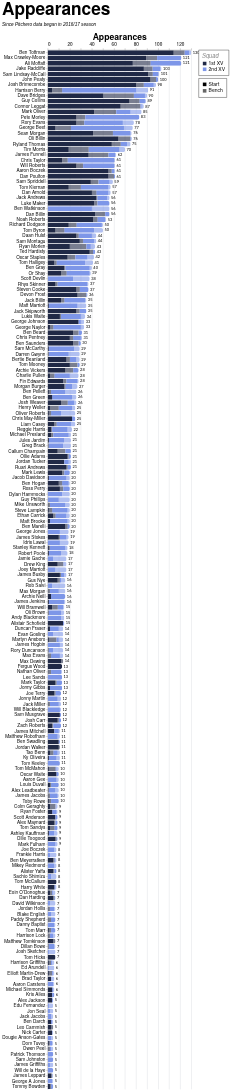

Express this chart as Vega-Lite.
### Vega-Lite specification from a JSON file in a GitHub repository (floating-point values rounded to 4 significant figures; data arrays with more than 128 entries replaced by an {"elided": "..."} marker saying what was removed)
{"config": {"axis": {"labelFont": "PT Sans Narrow, Helvetica Neue, Helvetica, Arial, sans-serif", "titleFont": "PT Sans Narrow, Helvetica Neue, Helvetica, Arial, sans-serif", "labelFontSize": 13, "titleFontSize": 24, "gridColor": "#202947", "gridOpacity": 0.2, "zindex": 1}, "text": {"font": "Lato, sans-serif"}, "bar": {"cornerRadiusEnd": 5}, "header": {"labelFont": "PT Sans Narrow, Helvetica Neue, Helvetica, Arial, sans-serif", "titleFont": "PT Sans Narrow, Helvetica Neue, Helvetica, Arial, sans-serif", "labelFontSize": 24, "titleFontSize": 28, "labelFontWeight": "bold", "orient": "left"}, "legend": {"labelFont": "PT Sans Narrow, Helvetica Neue, Helvetica, Arial, sans-serif", "titleFont": "PT Sans Narrow, Helvetica Neue, Helvetica, Arial, sans-serif", "labelFontSize": 14, "titleFontSize": 16, "titlePadding": 5, "fillColor": "white", "strokeColor": "black", "padding": 10, "titleFontWeight": "lighter", "titleFontStyle": "italic", "titleColor": "gray", "offset": 10}, "title": {"font": "PT Sans Narrow, Helvetica Neue, Helvetica, Arial, sans-serif", "fontSize": 48, "fontWeight": "bold", "anchor": "start", "align": "center", "titlePadding": 20, "subtitlePadding": 10, "subtitleFontSize": 13, "subtitleColor": "", "subtitleFontStyle": "italic", "offset": 15, "color": "black"}, "axisX": {"labelAngle": 0}, "facet": {"title": null, "header": null, "align": {"row": "each", "column": "each"}, "spacing": 10}, "resolve": {"scale": {"y": "independent", "facet": "independent"}}, "background": "transparent", "scale": {"offsetBandPaddingOuter": 0.2, "offsetBandPaddingInner": 0.1}, "view": {"stroke": null, "background": "transparent"}}, "layer": [{"mark": {"type": "bar"}, "encoding": {"color": {"field": "squad", "legend": {"direction": "vertical", "labelExpr": "datum.value + ' XV'", "offset": 20, "orient": "right", "title": "Squad"}, "scale": {"domain": ["1st", "2nd"], "range": ["#202946", "#7d96e8"]}, "sort": ["1st", "2nd"], "type": "nominal"}, "opacity": {"field": "start", "legend": {"direction": "vertical", "offset": 20, "orient": "right", "title": null}, "scale": {"domain": ["Start", "Bench"], "range": [1.0, 0.6]}, "sort": ["Start", "Bench"], "type": "nominal"}, "order": {"field": "stack_order", "sort": "ascending", "type": "quantitative"}, "tooltip": [{"field": "player", "title": "Player", "type": "nominal"}, {"field": "squad", "title": "Squad", "type": "nominal"}, {"field": "start", "title": "Selection", "type": "nominal"}, {"aggregate": "sum", "field": "games", "title": "Games", "type": "quantitative"}, {"aggregate": "max", "field": "player_total", "title": "Total", "type": "quantitative"}], "x": {"aggregate": "sum", "axis": {"orient": "top", "title": "Appearances"}, "field": "games", "type": "quantitative"}, "y": {"field": "player", "sort": {"field": "player_total", "op": "max", "order": "descending"}, "title": null, "type": "nominal"}}}, {"mark": {"type": "text", "align": "left", "baseline": "middle", "color": "black", "dx": 4, "fontSize": 11}, "encoding": {"text": {"field": "total_games", "format": ".0f", "type": "quantitative"}, "x": {"axis": {"orient": "top", "title": "Appearances"}, "field": "total_games", "type": "quantitative"}, "y": {"field": "player", "sort": {"field": "player_total", "op": "max", "order": "descending"}, "title": null, "type": "nominal"}}, "transform": [{"aggregate": [{"op": "sum", "field": "games", "as": "total_games"}, {"op": "max", "field": "player_total", "as": "player_total"}], "groupby": ["player"]}]}], "data": {"name": "data-7f4845b4e5f38285ed6b1f2aa8e6e862"}, "height": {"step": 15}, "params": [{"name": "seasonParam", "value": []}, {"name": "gameTypesParam", "value": []}, {"name": "squadParam", "value": "All"}, {"name": "positionsParam", "value": []}, {"name": "minAppsParam", "value": 5}], "title": {"text": "Appearances", "subtitle": "Since Pitchero data began in 2016/17 season"}, "transform": [{"filter": "length(seasonParam) === 0 || indexof(seasonParam, datum.season) >= 0"}, {"filter": "length(gameTypesParam) === 0 || indexof(gameTypesParam, datum.game_type) >= 0"}, {"filter": "squadParam === \"All\" || datum.squad === squadParam"}, {"filter": "length(positionsParam) === 0 || indexof(positionsParam, datum.position) >= 0"}, {"joinaggregate": [{"op": "sum", "field": "games", "as": "player_total"}], "groupby": ["player"]}, {"filter": "datum.player_total >= minAppsParam"}], "width": 400, "$schema": "https://vega.github.io/schema/vega-lite/v5.20.1.json", "datasets": {"data-7f4845b4e5f38285ed6b1f2aa8e6e862": {"elided": "2377 records"}}}
